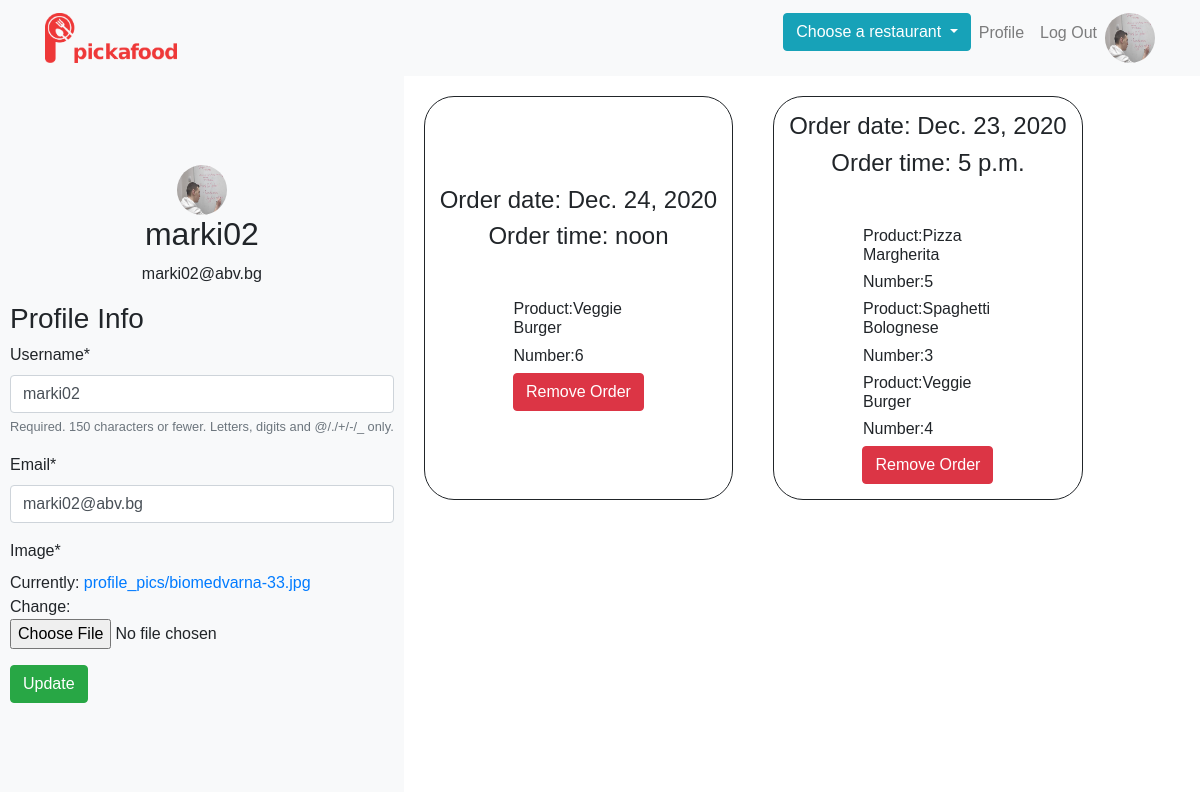
The page /profile/ (signed in) on the database as committed earlier.
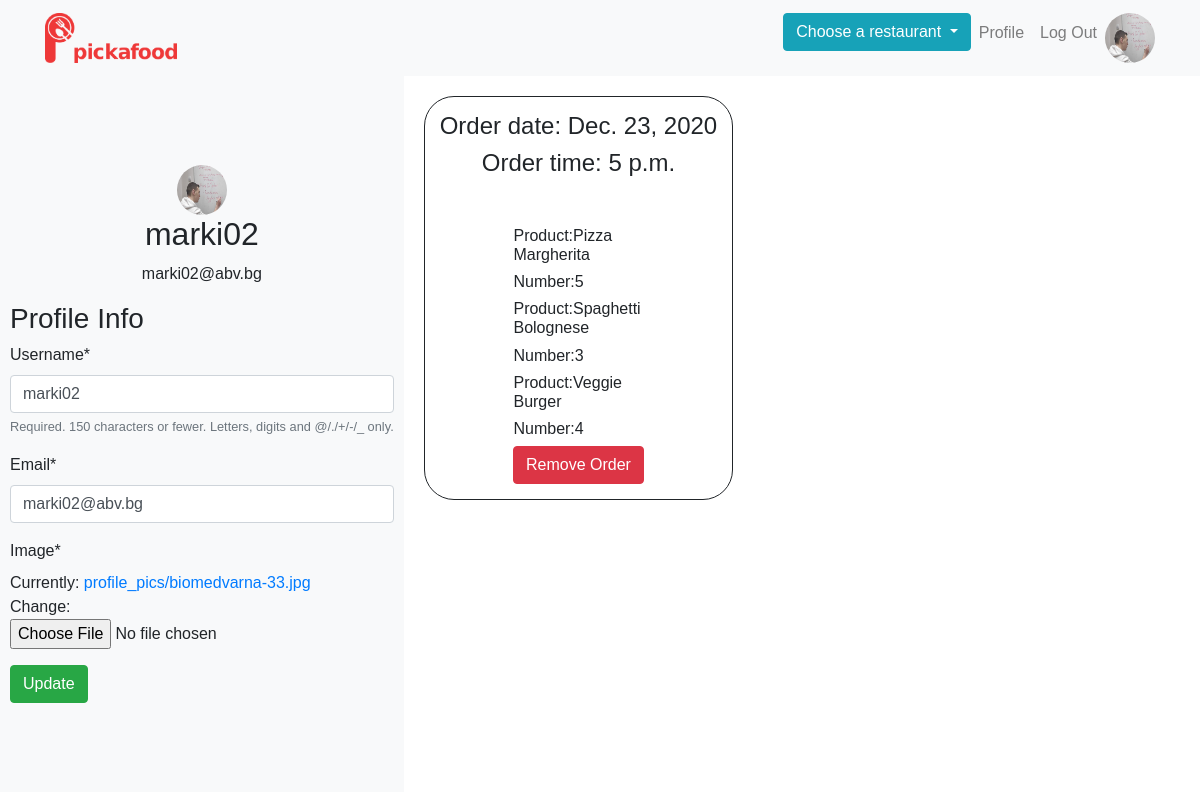
The same page on the database as committed later.
### app/models.py (models this page shows, shortened)
class Order(models.Model):
    date = models.DateField()
    time = models.TimeField()
    number_of_people = models.IntegerField()
    name = models.CharField(max_length=150)
    telephone_number = models.CharField(validators=[phone_regex],
                                        max_length=17,
                                        blank=True)
    email = models.EmailField()
    order_restaurant = models.ForeignKey(Restaurant, on_delete=models.DO_NOTHING)
    order_profile = models.ForeignKey(Profile, on_delete=models.DO_NOTHING)

class OrderItem(models.Model):
    name = models.ForeignKey(MenuItem, on_delete=models.DO_NOTHING)
    user_order = models.ForeignKey(Order, on_delete=models.DO_NOTHING)
    number_ordered = models.IntegerField()

class MenuItem(models.Model):
    name = models.CharField(max_length=255)
    description = models.TextField()
    category = models.ForeignKey(Category, on_delete=models.DO_NOTHING)
    restaurant = models.ForeignKey(Restaurant, on_delete=models.DO_NOTHING)
    image = models.ImageField(upload_to=upload_menu_image_destination, blank=True, null=True)
    price = models.DecimalField(max_digits=5, decimal_places=2)
    is_active = models.BooleanField(default=False)
    is_healthy = models.BooleanField(default=False)
    def __str__(self):
        return self.name

### users/views.py (the view)
# urls.py: path('profile/', user_views.profile, name='profile'),
@login_required
def profile(request):
    if request.method == 'POST':
        user_form = UserUpdateForm(request.POST, instance=request.user)
        profile_form = ProfileUpdateForm(request.POST, request.FILES,
                                         instance=request.user.profile)
        if user_form.is_valid() and profile_form.is_valid():
            user_form.save()
            profile_form.save()
            messages.success(request, f'Your account has been updated!')
            redirect('profile')
    else:
        user_form = UserUpdateForm(instance=request.user)
        profile_form = ProfileUpdateForm(instance=request.user.profile)
    restaurants = Restaurant.objects.all()
    context = {
          'user_form': user_form,
          'profile_form': profile_form,
          'restaurants': restaurants,
    }
    if not request.user.profile.is_restaurant_admin_profile == '':
        restaurant_orders = [item for item in Order.objects.all() if get_restaurant_name(item.order_restaurant.name) == request.user.profile.is_restaurant_admin_profile]
        current = len(restaurant_orders)
        context['range'] = range(current)
        context['orders'] = restaurant_orders
        return render(request, 'users/admin_profile.html', context)
    else:
        user_order = Order.objects.filter(order_profile=request.user.profile)
        current = user_order.count()
        context['range'] = range(current)
        context['orders'] = user_order
        return render(request, 'users/common_profile.html', context)

### users/forms.py
class UserUpdateForm(forms.ModelForm):
    email = forms.EmailField()
    class Meta:
        model = User
        fields = [
            'username',
            'email',
        ]

class ProfileUpdateForm(forms.ModelForm):
    class Meta:
        model = Profile
        fields = [
            'image',
        ]

### app/context_processors/restaurants.py (called while the page is built)
def restaurants(request):
    from app.models import Restaurant
    return {'restaurants': Restaurant.objects.all()}

### app/models.py (called while the page is built)
    def __str__(self):
        return self.name

### users/models.py (called while the page is built)
    @property
    def is_restaurant_admin_profile(self):
        for item in RESTAURANT_NAMES:
            if not self.user.email.__str__().find(item) == -1:
                is_restaurant_admin_profile = item
                self.user.is_staff = True
                self.user.save()
                return is_restaurant_admin_profile
        return ''

### app/templates/users/common_profile.html (shortened to what this page needs)
{% extends 'users/profile.html' %}
{% block is_admin %}
    {% if orders %}
        {% for order in orders %}
            <div
                    style="
              min-width: 150px;
              min-height: 150px;
              border-radius: 30px;
              border: 1px solid;
              display: flex;
              justify-content: center;
              align-items: center;
              flex-direction: column;
              margin: 20px;
              padding: 15px;
              box-sizing: border-box;
            "
            >
                <h4>Order date: {{ order.date }}</h4>
                <h4>Order time: {{ order.time }}</h4>
                {% for ord in order.orderitem_set.all %}
                    <div>
                        <h6 style="
                                width: 130px;
                                word-wrap: break-word"
                        >Product:{{ ord.name }}</h6>
                        <h6 style="
                            width: 130px;
                            word-wrap: break-word;"
                        >Number:{{ ord.number_ordered }}</h6>
                    </div>
                {% endfor %}
            <a href="{% url 'remove' order.id %}">
                <button class="btn btn-danger" >
                    Remove Order
                </button>
            </a>
            </div>
        {% endfor %}
    {% else %}
        <h1>You have not placed any orders yet!</h1>
    {% endif %}
{% endblock is_admin %}

Rows that differ between the two databases and show on the page:
removed Order: date "Dec. 24, 2020", time "noon"
removed OrderItem: name "Veggie Burger", number_ordered "6", shown under "Dec. 24, 2020"
